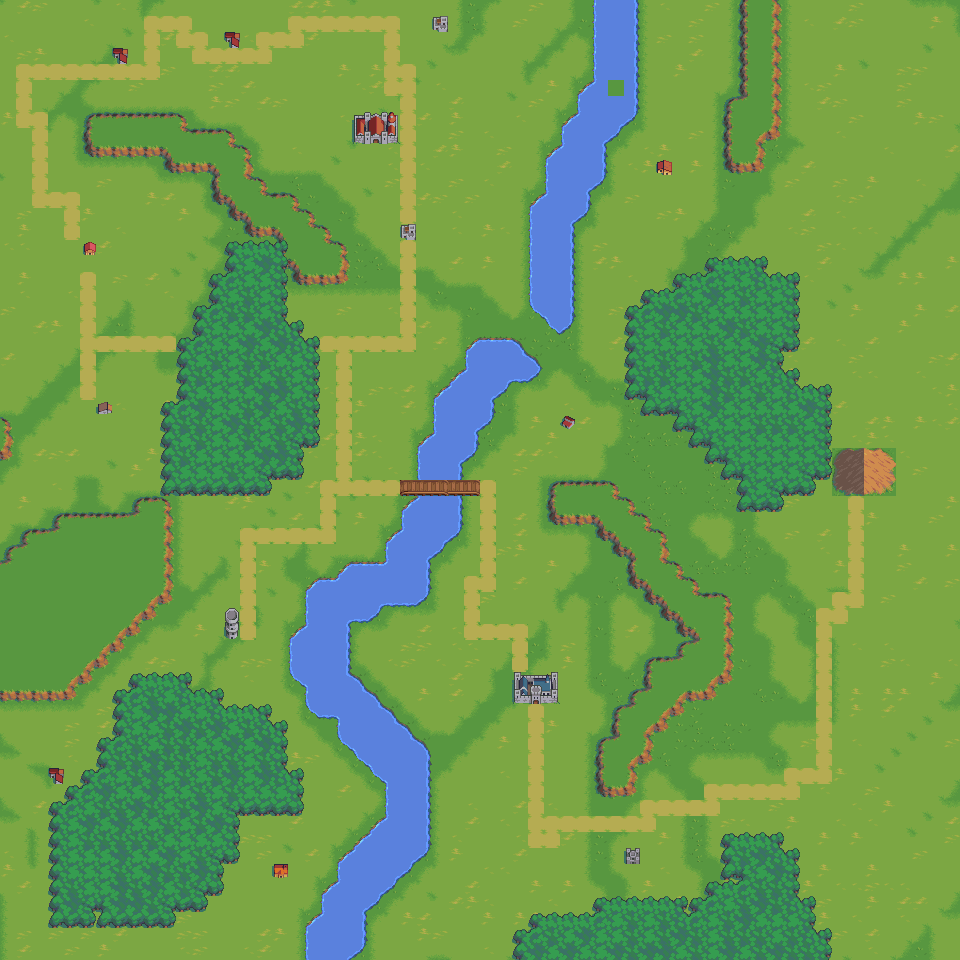

Tiled map render using the project's own tile images. Description and the map definition, with tile-layer contents summarised, below:
An orthogonal 60x60 tile map with 16x16 px tiles, 3 tile layers (Underlayer, TerrainLayer, TerrainFeatures), 2 tilesets and 22 objects (2x CityConquerer, WeakMinionSpawner, PrismFlower, MasterOrgan, ShieldingOrgan, ...).

<map version="1.2" tiledversion="1.2.2" orientation="orthogonal" renderorder="right-down" width="60" height="60" tilewidth="16" tileheight="16" infinite="0" nextlayerid="15" nextobjectid="35">
 <tileset firstgid="1" source="Wall.tsx" />
 <tileset firstgid="1021" source="wonderdot_tileset/Extras/OverworldTileset.tsx" />
 <layer id="11" name="Underlayer" width="60" height="60">
  <data>[3600 cells, 3600 non-empty, 3 distinct tile ids]</data>
 </layer>
 <layer id="9" name="TerrainLayer" width="60" height="60">
  <data>[3600 cells, 3600 non-empty, 52 distinct tile ids]</data>
 </layer>
 <layer id="10" name="TerrainFeatures" width="60" height="60">
  <data>[3600 cells, 577 non-empty, 53 distinct tile ids]</data>
 </layer>
 <objectgroup id="12" name="ObjectLayer" visible="0">
  <object id="5" name="WeakMinionSpawner" x="128" y="272" width="32" height="32">
   <properties>
    <property name="type" value="UNIT_SPAWN_POINT" />
    <property name="unit_id" value="WEAK_MINION_SPAWNER" />
   </properties>
  </object>
  <object id="7" name="PrismFlower" x="576" y="352" width="32" height="32">
   <properties>
    <property name="type" value="UNIT_SPAWN_POINT" />
    <property name="unit_id" value="PRISM_FLOWER" />
   </properties>
  </object>
  <object id="8" name="MasterOrgan" x="272" y="512" width="16" height="16">
   <properties>
    <property name="type" value="UNIT_SPAWN_POINT" />
    <property name="unit_id" value="MASTER_ORGAN" />
   </properties>
  </object>
  <object id="9" name="CityConquerer" x="768" y="224" width="16" height="16">
   <properties>
    <property name="type" value="UNIT_SPAWN_POINT" />
    <property name="unit_id" value="SIMPLE_CITY_CONQUERER" />
   </properties>
  </object>
  <object id="10" name="CityConquerer" x="432" y="160" width="16" height="16">
   <properties>
    <property name="type" value="UNIT_SPAWN_POINT" />
    <property name="unit_id" value="SIMPLE_CITY_CONQUERER" />
   </properties>
  </object>
  <object id="11" name="ShieldingOrgan" x="656" y="208" width="16" height="16">
   <properties>
    <property name="type" value="UNIT_SPAWN_POINT" />
    <property name="unit_id" value="SHIELDING_ORGAN" />
   </properties>
  </object>
  <object id="26" name="Armorer" x="464" y="704" width="16" height="16">
   <properties>
    <property name="type" value="UNIT_SPAWN_POINT" />
    <property name="unit_id" value="ARMORER" />
   </properties>
  </object>
 </objectgroup>
 <objectgroup id="13" name="SpawnLayer">
  <object id="16" x="160" y="64" width="320" height="32" />
  <object id="17" x="352" y="272" width="48" height="176" />
  <object id="18" x="848" y="176" width="64" height="624" />
  <object id="19" x="688" y="720" width="112" height="80" />
  <object id="20" x="448" y="784" width="80" height="128" />
  <object id="21" x="480" y="560" width="96" height="48" />
  <object id="22" x="192" y="544" width="48" height="48" />
  <object id="23" x="800" y="96" width="80" height="48" />
 </objectgroup>
 <objectgroup id="14" name="PlayerPlacementLayer">
  <object id="27" x="832" y="16" width="96" height="64" />
  <object id="29" x="304" y="32" width="96" height="32" />
  <object id="30" x="864" y="832" width="64" height="96" />
  <object id="31" x="400" y="912" width="80" height="32" />
  <object id="32" x="16" y="736" width="32" height="128" />
  <object id="33" x="32" y="320" width="32" height="96" />
  <object id="34" x="208" y="592" />
 </objectgroup>
</map>
